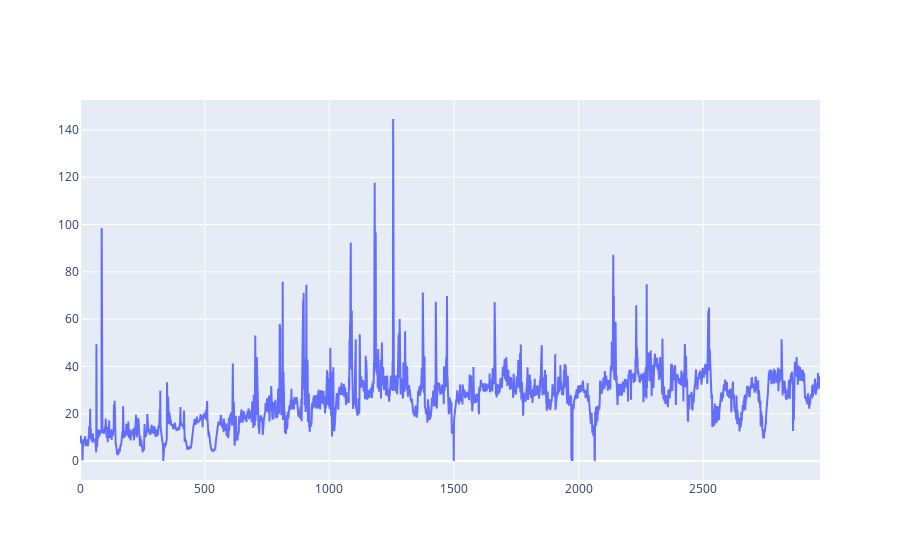

The notebook cell this image was saved under:
### Markdown cell above
## **_YP dataset chal(3월)**

### Code cell
go.Figure(data = go.Scatter(y = data_yp_train[target], x = data_yp.index, mode='lines'))

### Figure 1 — Plotly figure (JSON) as saved in the notebook; plotly's stock layout.template omitted (floating-point values rounded to 4 significant figures; data arrays with more than 128 entries replaced by an {"elided": "..."} marker saying what was removed)
{"data": [{"mode": "lines", "type": "scatter", "x": {"elided": "18255 int values"}, "y": {"elided": "2969 float values"}}], "layout": {"autosize": true, "xaxis": {"autorange": true, "range": [0, 2968], "type": "linear"}, "yaxis": {"autorange": true, "range": [-8.036, 152.7], "type": "linear"}}}
